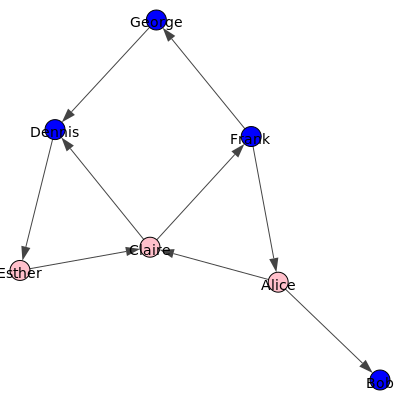

Python code for this plot:
from igraph import *
import matplotlib.pyplot as plt
fig, ax = plt.subplots()
g = Graph(directed=True)
#Adding the vertices
g.add_vertices(7)
#Adding the vertex properties
g.vs["name"] = ["Alice", "Bob", "Claire", "Dennis", "Esther", "Frank", "George"]
g.vs["age"] = [25, 31, 18, 47, 22, 23, 50]
g.vs["gender"] = ["f", "m", "f", "m", "f", "m", "m"]
#Set the edges
g.add_edges([(0,1), (0,2), (2,3), (3,4), (4,2), (2,5), (5,0), (6,3), (5,6)])
#Set the edge properties
g.es["is_formal"] = [False, False, True, True, True, False, True, False, False]
#Set different colors based on the gender
g.vs["label"] = g.vs["name"]
color_dict = {"m": "blue", "f": "pink"}
g.vs["color"] = [color_dict[gender] for gender in g.vs["gender"]]
#To display the Igraph
layout = g.layout("kk")
plot(g, layout=layout, bbox=(400, 400), margin=20, target=ax)
plt.show()
# plot(g, layout=layout, bbox=(400, 400), margin=20, target='test_igraph.png')
